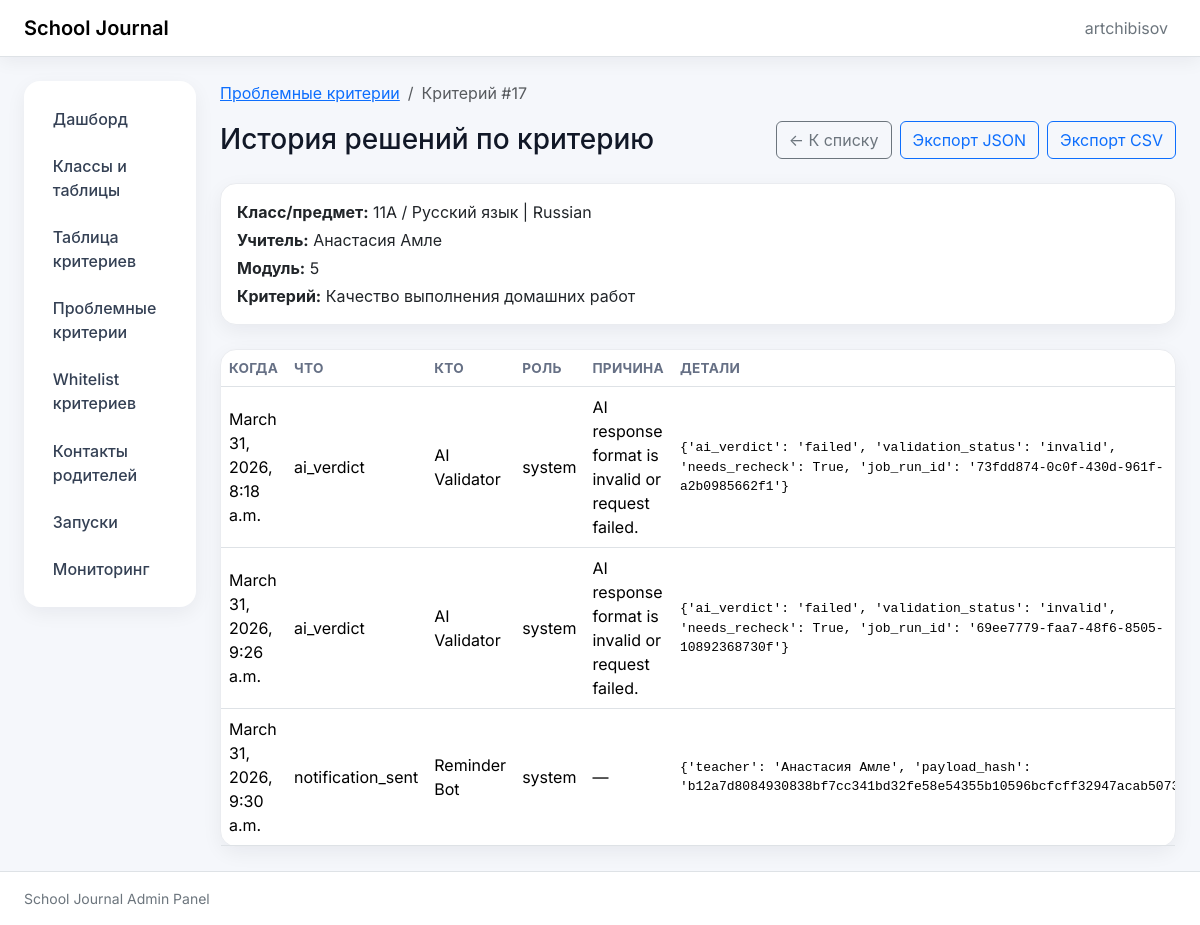
/criteria/17/ (signed in), run on an earlier commit of the app's database.
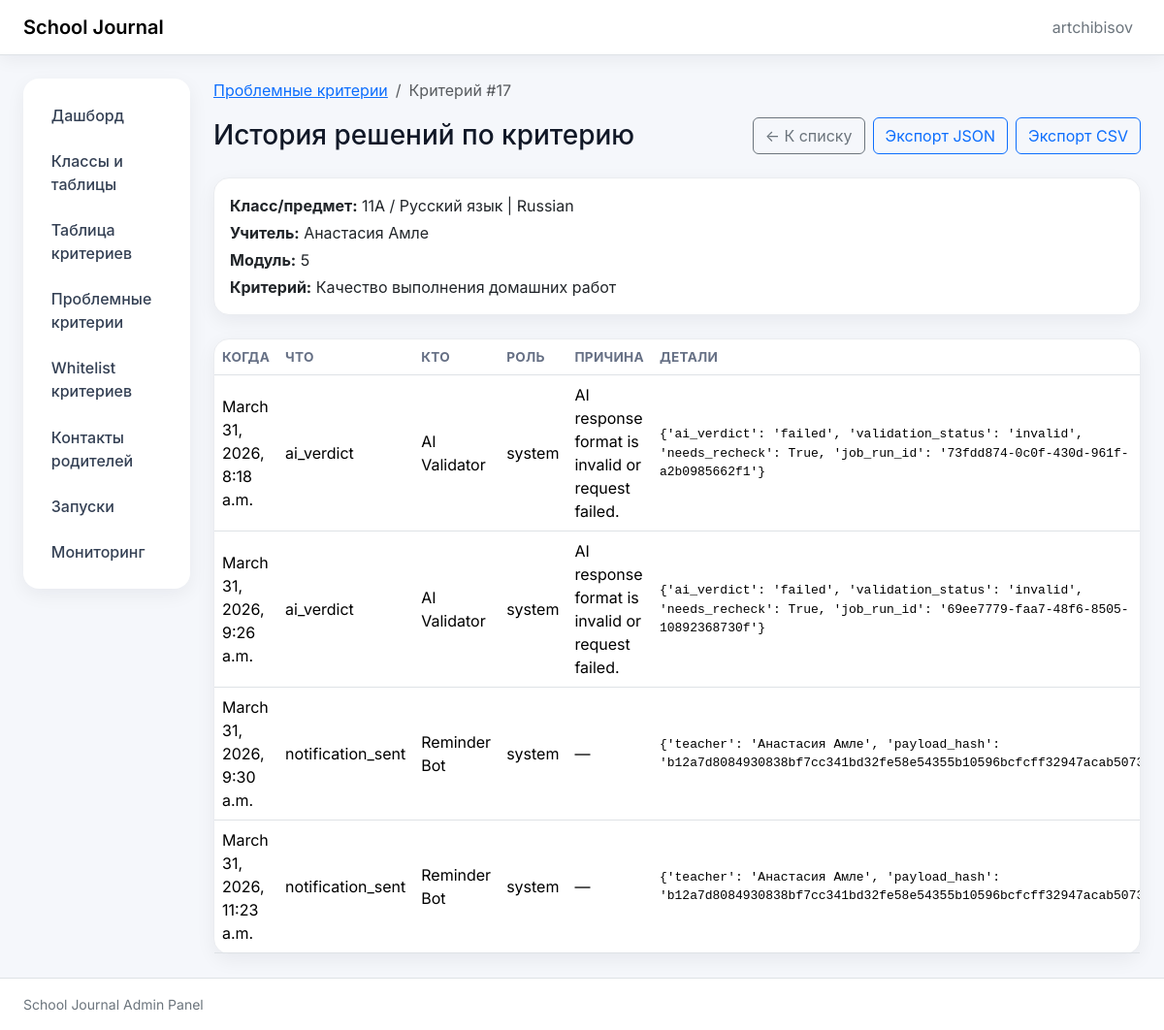
And on a later commit of the database.
### pipeline/models.py (models this page shows, shortened)
class CriterionReviewEvent(models.Model):
    class EventType(models.TextChoices):
        AI_VERDICT = "ai_verdict", "AI verdict"
        NOTIFICATION_SENT = "notification_sent", "Notification sent"
        TEACHER_CONFIRMED = "teacher_confirmed", "Teacher confirmed"
        RECHECK = "recheck", "Recheck"
        OVERRIDDEN_VALID = "overridden_valid", "Overridden valid"
    criterion = models.ForeignKey(
        CriterionEntry,
        on_delete=models.CASCADE,
        related_name="review_events",
    )
    event_type = models.CharField(max_length=32, choices=EventType.choices)
    actor_name = models.CharField(max_length=255, blank=True, default="")
    actor_role = models.CharField(max_length=64, blank=True, default="")
    reason = models.TextField(blank=True, default="")
    payload_json = models.JSONField(blank=True, default=dict)
    created_at = models.DateTimeField(auto_now_add=True)
    class Meta:
        ordering = ["created_at", "id"]
        indexes = [
            models.Index(fields=["criterion", "created_at"]),
            models.Index(fields=["event_type", "created_at"]),
        ]

### pipeline/views.py (the view, shortened to what this page needs)
# urls.py: path("criteria/<int:pk>/", criterion_detail, name="criterion_detail"),
@login_required
@permission_required_403("pipeline.view_criterionentry", message="Доступ запрещён: нет прав на просмотр критерия.")
def criterion_detail(request, pk):
    criterion = get_object_or_404(CriterionEntry, pk=pk)
    events = criterion.review_events.all().order_by("created_at", "id")
    export_format = _parse_non_empty(request.GET.get("export"))
    return render(
        request,
        "pipeline/criterion_detail.html",
        {"criterion": criterion, "events": events, "can_override": _is_admin_role(request.user)},
    )

### admin_panel/authz.py (called while the page is built)
def permission_required_403(perm: str, *, message: str | None = None) -> Callable:
    deny_message = message or "Доступ запрещён: недостаточно прав для выполнения действия."
    def decorator(view_func: Callable) -> Callable:
        @wraps(view_func)
        def _wrapped(request: HttpRequest, *args, **kwargs) -> HttpResponse:
            if request.user.has_perm(perm):
                return view_func(request, *args, **kwargs)
            messages.error(request, deny_message)
            return HttpResponseForbidden(deny_message)
        return _wrapped
    return decorator

### pipeline/views.py (called while the page is built)
def _parse_non_empty(value: str | None) -> str | None:
    if value is None:
        return None
    trimmed = value.strip()
    return trimmed or None

def _is_admin_role(user) -> bool:
    return bool(user.is_superuser or user.groups.filter(name="admin").exists())

### pipeline/templates/pipeline/criterion_detail.html (shortened to what this page needs)
{% extends "base.html" %}
{% block page_heading %}История решений по критерию{% endblock %}
{% block breadcrumbs %}
  <nav aria-label="breadcrumb" class="mb-3">
    <ol class="breadcrumb mb-0">
      <li class="breadcrumb-item"><a href="{% url 'pipeline:criteria_failures' %}">Проблемные критерии</a></li>
      <li class="breadcrumb-item active" aria-current="page">Критерий #{{ criterion.id }}</li>
    </ol>
  </nav>
{% endblock %}
{% block page_actions %}
  <a class="btn btn-outline-secondary" href="{% url 'pipeline:criteria_failures' %}">← К списку</a>
  <a class="btn btn-outline-primary" href="?export=json">Экспорт JSON</a>
  <a class="btn btn-outline-primary" href="?export=csv">Экспорт CSV</a>
{% endblock %}
{% block content %}
  <section class="card mb-4">
    <div class="card-body">
      <p class="mb-1"><strong>Класс/предмет:</strong> {{ criterion.class_code }} / {{ criterion.subject_name }}</p>
      <p class="mb-1"><strong>Учитель:</strong> {{ criterion.teacher_name }}</p>
      <p class="mb-1"><strong>Модуль:</strong> {{ criterion.module_number }}</p>
      <p class="mb-0"><strong>Критерий:</strong> {{ criterion.criterion_text }}</p>
    </div>
  </section>
  <section class="card">
    <div class="card-body p-0">
      <div class="table-responsive">
        <table class="table table-hover align-middle mb-0">
          <thead>
            <tr>
              <th>Когда</th>
              <th>Что</th>
              <th>Кто</th>
              <th>Роль</th>
              <th>Причина</th>
              <th>Детали</th>
            </tr>
          </thead>
          <tbody>
            {% for event in events %}
              <tr>
                <td>{{ event.created_at }}</td>
                <td>{{ event.event_type }}</td>
                <td>{{ event.actor_name|default:"—" }}</td>
                <td>{{ event.actor_role|default:"—" }}</td>
                <td>{{ event.reason|default:"—" }}</td>
                <td><pre class="mb-0">{{ event.payload_json }}</pre></td>
              </tr>
            {% empty %}
              <tr><td class="table-empty" colspan="6">Событий пока нет.</td></tr>
            {% endfor %}
          </tbody>
        </table>
      </div>
    </div>
  </section>
{% endblock %}

What changed in the data, as far as the page shows it:
added CriterionReviewEvent: created_at "March 31, 2026, 11:23 a.m.", event_type "notification_sent", actor_name "Reminder Bot", actor_role "system", reason "—", payload_json "{'teacher': 'Анастасия Амле', 'payload_hash':…"
